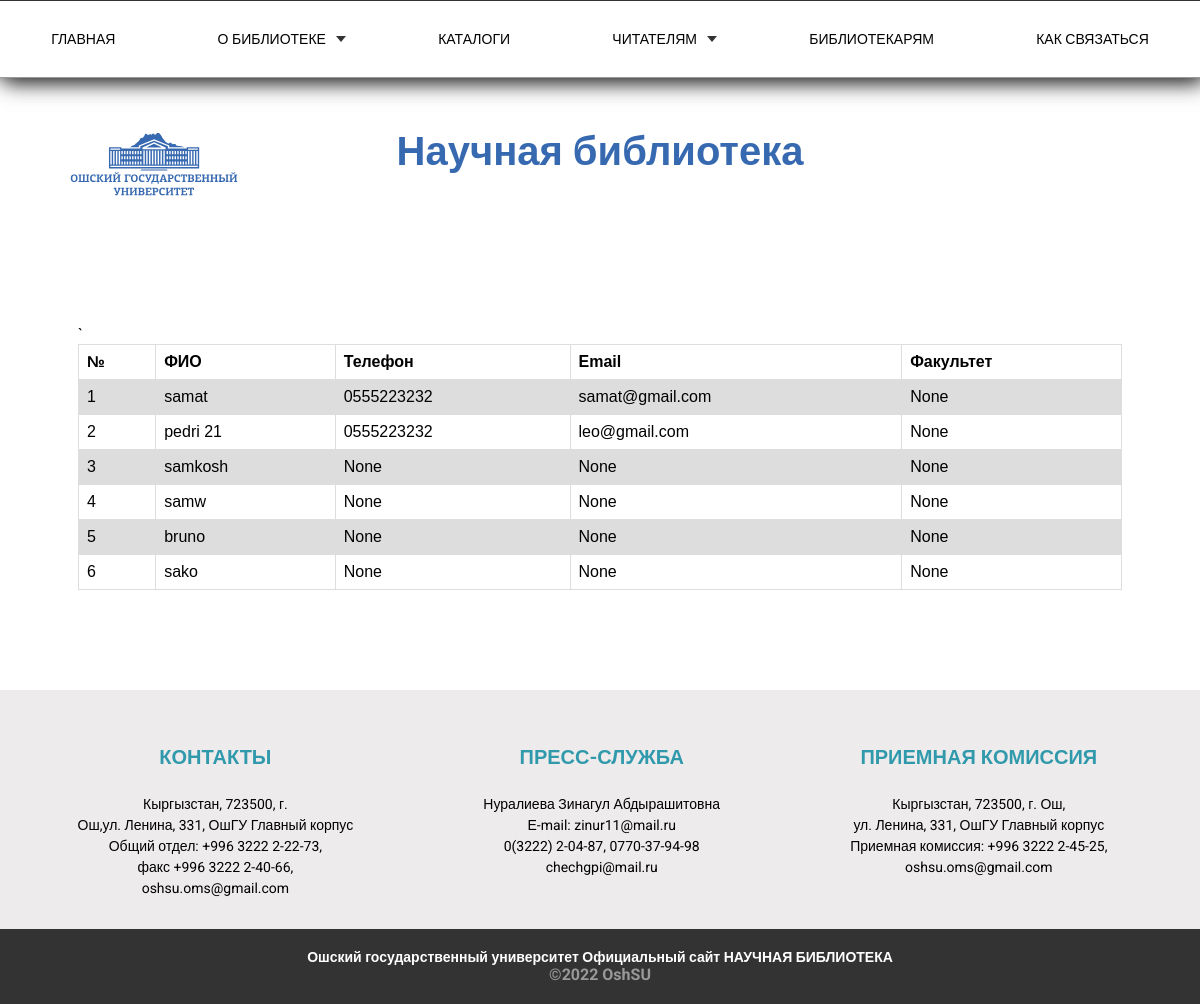
Page /libraries/infoLib on the earlier database version.
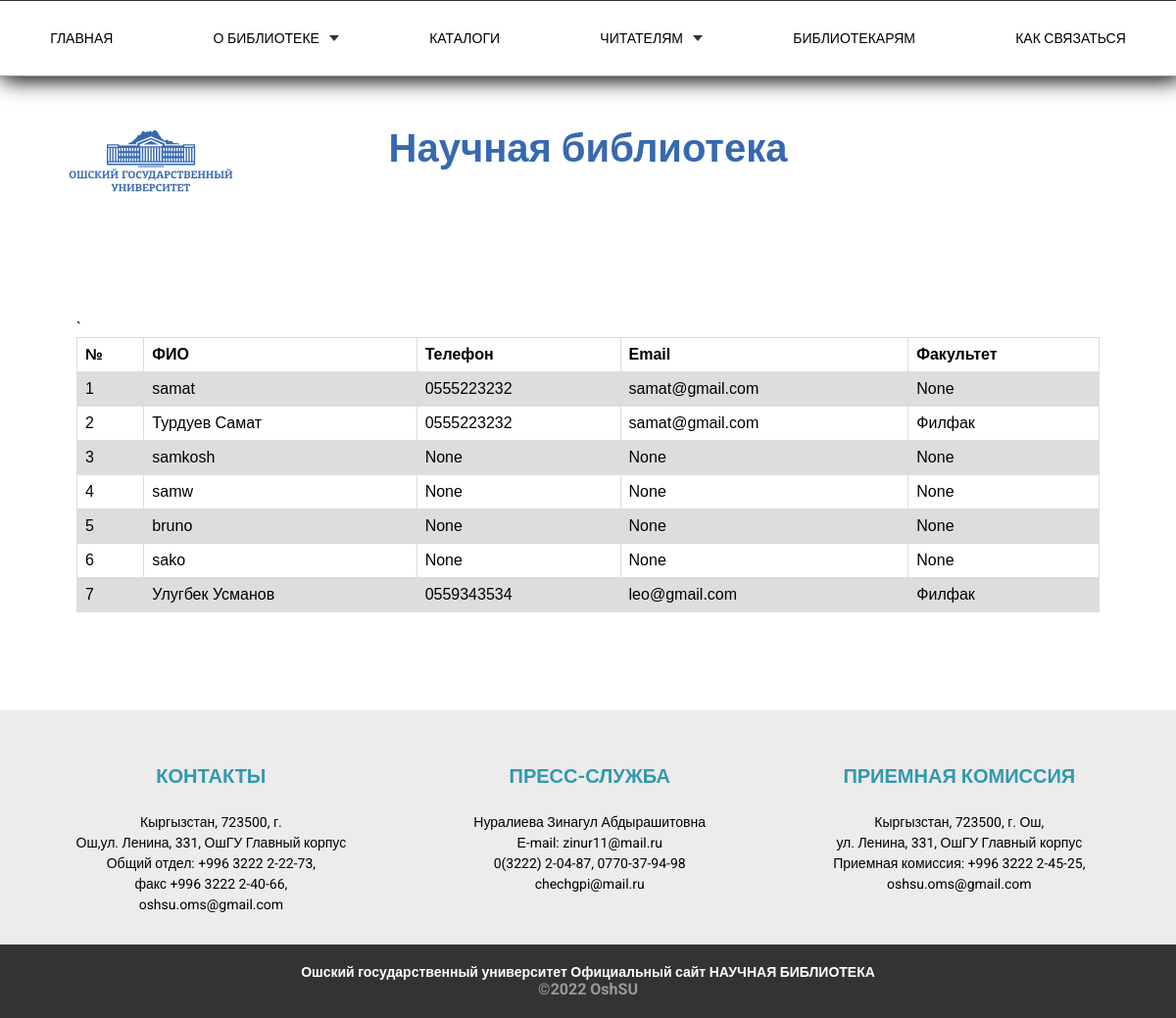
Same page on the later database version.
### libraries/models.py (models this page shows, shortened)
class Customer(models.Model):
    user = models.OneToOneField(User, null=True, blank=True, on_delete=models.CASCADE)
    name = models.CharField(max_length=200, null=True)
    phone = models.CharField(max_length=200, null=True)
    email = models.CharField(max_length=200, null=True)
    profile_pic = models.ImageField(default="profile1.png")
    faculty = models.ForeignKey(Faculty, on_delete=models.CASCADE, blank=True, null=True)
    date_created = models.DateTimeField(auto_now_add=True, null=True)
    class Meta:
        verbose_name = "Библотекар"
        verbose_name_plural = "Библотекар"

class Faculty(models.Model):
    name = models.CharField(max_length=255)
    def __str__(self):
        return self.name
    class Meta:
        verbose_name = "Факультет"
        verbose_name_plural = "Факультет"

### libraries/views.py (the view)
# urls.py: path('infoLib', views.infoLib, name='infoLib'),
def infoLib(request):
    customers = Customer.objects.all()
    return render(request, 'infoLib.html', {'customers': customers})

### libraries/templates/infoLib.html
{% extends 'index.html' %}
{% load static %}
{% block content %}
{% include 'header.html' %}
<link rel="stylesheet" href="{% static 'css/secondStyle.css' %}">
<div class="sec-container">
		<div class="info_lib">
			<table>
				<tr>
				  <th>№</th>
				  <th>ФИО</th>
				  <th>Телефон</th>`
				  <th>Email</th>
				  <th>Факультет</th>
				</tr>
				{% for customer in customers %}
				<tr>
				  <td>{{customer.id}}</td>
				  <td>{{customer.name}}</td>
				  <td>{{customer.phone}}</td>
				  <td>{{customer.email}}</td>
				  <td>{{customer.faculty}}</td>
				</tr>
				{% endfor %}
			  </table>
		</div>
</div>
{% include 'footer.html' %}
{% endblock %}

Differences in the rows shown:
changed Customer id 2: name "pedri 21" → "Турдуев Самат"; email "leo@gmail.com" → "samat@gmail.com"; faculty "None" → "Филфак"
added Customer: id "7", name "Улугбек Усманов", phone "0559343534", email "leo@gmail.com", faculty "Филфак"
